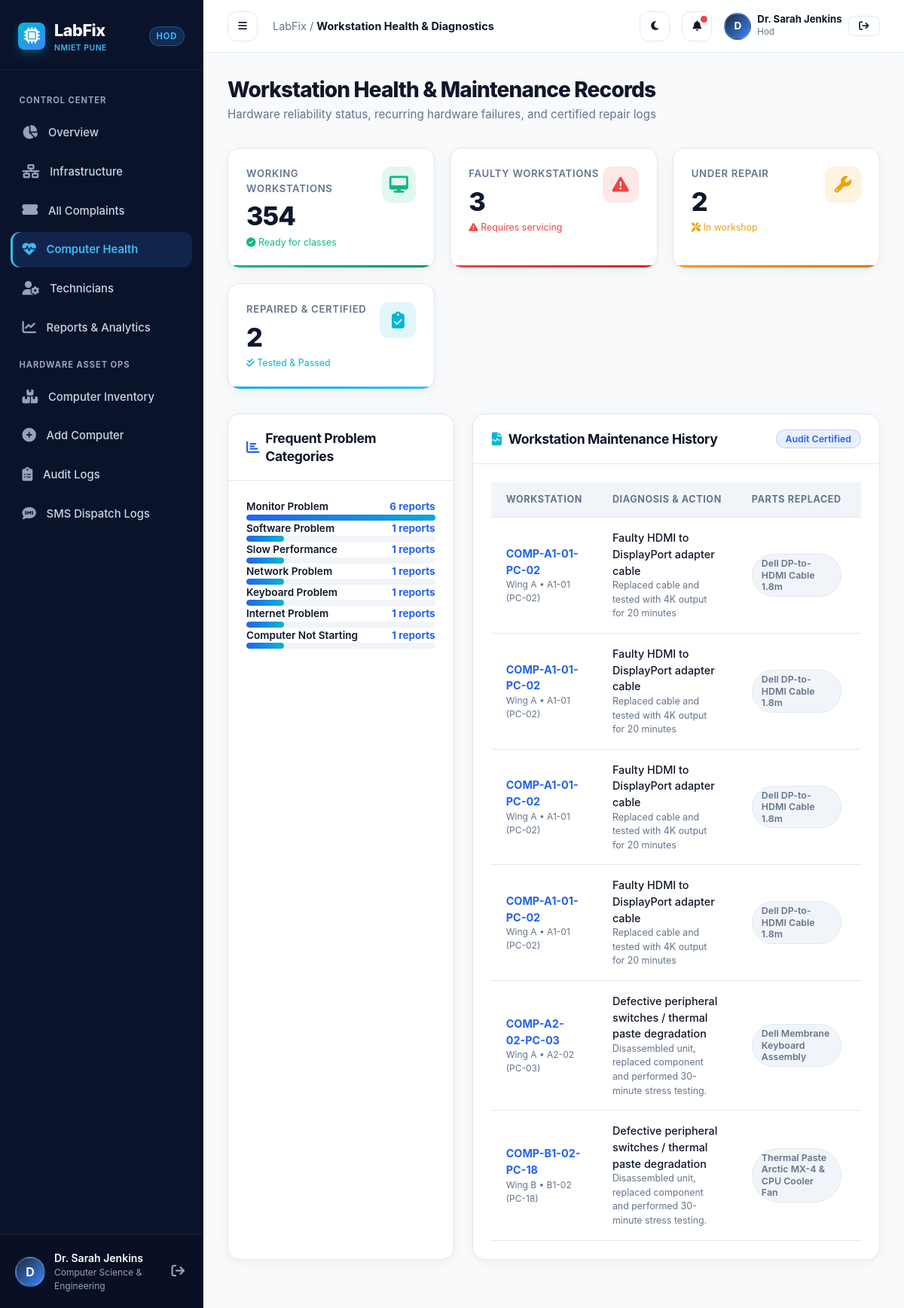
Page /hod/computer-health (signed in) on the committed database.
### tables this page shows
CREATE TABLE users (
        id INTEGER PRIMARY KEY AUTOINCREMENT,
        username TEXT UNIQUE NOT NULL,
        email TEXT UNIQUE NOT NULL,
        password_hash TEXT NOT NULL,
        full_name TEXT NOT NULL,
        role TEXT NOT NULL CHECK(role IN ('hod', 'faculty', 'technician')),
        department TEXT DEFAULT 'Computer Science',
        phone TEXT DEFAULT '',
        avatar_url TEXT DEFAULT '',
        created_at TIMESTAMP DEFAULT CURRENT_TIMESTAMP
    );

CREATE TABLE complaints (
        id INTEGER PRIMARY KEY AUTOINCREMENT,
        complaint_code TEXT UNIQUE NOT NULL,
        faculty_id INTEGER NOT NULL,
        computer_id INTEGER NOT NULL,
        problem_category TEXT NOT NULL,
        priority TEXT NOT NULL CHECK(priority IN ('Low', 'Medium', 'High', 'Critical')),
        description TEXT NOT NULL,
        attachment_filename TEXT,
        status TEXT NOT NULL DEFAULT 'Pending' 
            CHECK(status IN ('Pending', 'Accepted', 'In Progress', 'Resolved', 'Closed')),
        reported_at TIMESTAMP DEFAULT CURRENT_TIMESTAMP,
        accepted_at TIMESTAMP,
        resolved_at TIMESTAMP,
        assigned_technician_id INTEGER,
        FOREIGN KEY (faculty_id) REFERENCES users (id) ON DELETE CASCADE,
        FOREIGN KEY (computer_id) REFERENCES computers (id) ON DELETE CASCADE,
        FOREIGN KEY (assigned_technician_id) REFERENCES users (id) ON DELETE SET NULL
    );

CREATE TABLE maintenance_records (
        id INTEGER PRIMARY KEY AUTOINCREMENT,
        complaint_id INTEGER NOT NULL,
        computer_id INTEGER NOT NULL,
        technician_id INTEGER NOT NULL,
        diagnosis TEXT NOT NULL,
        action_taken TEXT NOT NULL,
        parts_replaced TEXT DEFAULT 'None',
        solution_description TEXT NOT NULL,
        repair_notes TEXT DEFAULT '',
        started_at TIMESTAMP DEFAULT CURRENT_TIMESTAMP,
        completed_at TIMESTAMP DEFAULT CURRENT_TIMESTAMP,
        verification_status TEXT DEFAULT 'Verified',
        FOREIGN KEY (complaint_id) REFERENCES complaints (id) ON DELETE CASCADE,
        FOREIGN KEY (computer_id) REFERENCES computers (id) ON DELETE CASCADE,
        FOREIGN KEY (technician_id) REFERENCES users (id) ON DELETE CASCADE
    );

CREATE TABLE computers (
        id INTEGER PRIMARY KEY AUTOINCREMENT,
        lab_id INTEGER NOT NULL,
        pc_number TEXT NOT NULL,
        computer_id_code TEXT UNIQUE NOT NULL,
        brand TEXT NOT NULL,
        model TEXT NOT NULL,
        serial_number TEXT UNIQUE NOT NULL,
        processor TEXT DEFAULT 'Intel Core i7-11700 2.50GHz',
        ram TEXT DEFAULT '16 GB DDR4',
        storage TEXT DEFAULT '512 GB NVMe SSD',
        os TEXT DEFAULT 'Windows 11 Pro 64-bit',
        installation_date DATE DEFAULT CURRENT_DATE,
        operational_status TEXT NOT NULL DEFAULT 'Working' 
            CHECK(operational_status IN ('Working', 'Fault Reported', 'Under Repair', 'Repaired', 'Decommissioned')),
        last_maintenance_date TIMESTAMP,
        decommissioned_at TIMESTAMP,
        decommission_reason TEXT,
        is_active INTEGER DEFAULT 1,
        FOREIGN KEY (lab_id) REFERENCES laboratories (id) ON DELETE RESTRICT,
        UNIQUE (lab_id, pc_number)
    );

CREATE TABLE wings (
        id INTEGER PRIMARY KEY AUTOINCREMENT,
        name TEXT UNIQUE NOT NULL,
        code TEXT UNIQUE NOT NULL,
        description TEXT DEFAULT ''
    );

CREATE TABLE laboratories (
        id INTEGER PRIMARY KEY AUTOINCREMENT,
        floor_id INTEGER NOT NULL,
        lab_code TEXT UNIQUE NOT NULL,
        name TEXT NOT NULL,
        capacity INTEGER DEFAULT 20,
        department TEXT DEFAULT 'Computer Science & Engineering',
        in_charge_faculty_id INTEGER,
        FOREIGN KEY (floor_id) REFERENCES floors (id) ON DELETE CASCADE,
        FOREIGN KEY (in_charge_faculty_id) REFERENCES users (id) ON DELETE SET NULL
    );

### routes/hod.py (the view)
@hod_bp.route('/computer-health')
@login_required
@role_required('hod')
def computer_health():
    user = get_current_user()
    working = Computer.get_all(status='Working')
    faulty = Computer.get_all(status='Fault Reported')
    under_repair = Computer.get_all(status='Under Repair')
    repaired = Computer.get_all(status='Repaired')
    decommissioned = Computer.get_all(status='Decommissioned')
    frequent_faults = query_db('''
        SELECT problem_category, COUNT(*) as count
        FROM complaints
        GROUP BY problem_category
        ORDER BY count DESC
    ''')
    recent_maintenance = query_db('''
        SELECT m.*, u.full_name as technician_name, c.complaint_code, c.problem_category, c.priority,
               cmp.computer_id_code, cmp.pc_number, l.lab_code, w.name as wing_name
        FROM maintenance_records m
        JOIN users u ON m.technician_id = u.id
        JOIN complaints c ON m.complaint_id = c.id
        JOIN computers cmp ON m.computer_id = cmp.id
        JOIN laboratories l ON cmp.lab_id = l.id
        JOIN floors f ON l.floor_id = f.id
        JOIN wings w ON f.wing_id = w.id
        ORDER BY m.completed_at DESC
        LIMIT 20
    ''')
    return render_template('hod/computer_health.html',
                           user=user,
                           working=working,
                           faulty=faulty,
                           under_repair=under_repair,
                           repaired=repaired,
                           decommissioned=decommissioned,
                           frequent_faults=frequent_faults,
                           recent_maintenance=recent_maintenance)

### templates/hod/computer_health.html (shortened to what this page needs)
{% extends 'base.html' %}
{% block breadcrumb %}Workstation Health & Diagnostics{% endblock %}
{% block content %}
<div class="page-header">
  <div>
    <h1 class="page-title">Workstation Health & Maintenance Records</h1>
    <p class="page-subtitle">Hardware reliability status, recurring hardware failures, and certified repair logs</p>
  </div>
</div>
<div class="stats-grid mb-4">
  <div class="stat-card stat-green">
    <div>
      <div class="stat-label">Working Workstations</div>
      <div class="stat-value animate-counter" data-target="{{ working|length }}">{{ working|length }}</div>
      <div class="stat-subtext text-success"><i class="fa-solid fa-circle-check me-1"></i> Ready for classes</div>
    </div>
    <div class="stat-icon green"><i class="fa-solid fa-desktop"></i></div>
  </div>
  <div class="stat-card stat-red">
    <div>
      <div class="stat-label">Faulty Workstations</div>
      <div class="stat-value animate-counter" data-target="{{ faulty|length }}">{{ faulty|length }}</div>
      <div class="stat-subtext text-danger"><i class="fa-solid fa-triangle-exclamation me-1"></i> Requires servicing</div>
    </div>
    <div class="stat-icon red"><i class="fa-solid fa-triangle-exclamation"></i></div>
  </div>
  <div class="stat-card stat-amber">
    <div>
      <div class="stat-label">Under Repair</div>
      <div class="stat-value animate-counter" data-target="{{ under_repair|length }}">{{ under_repair|length }}</div>
      <div class="stat-subtext text-warning"><i class="fa-solid fa-screwdriver-wrench me-1"></i> In workshop</div>
    </div>
    <div class="stat-icon amber"><i class="fa-solid fa-wrench"></i></div>
  </div>
  <div class="stat-card stat-cyan">
    <div>
      <div class="stat-label">Repaired & Certified</div>
      <div class="stat-value animate-counter" data-target="{{ repaired|length }}">{{ repaired|length }}</div>
      <div class="stat-subtext text-cyan"><i class="fa-solid fa-check-double me-1"></i> Tested & Passed</div>
    </div>
    <div class="stat-icon cyan"><i class="fa-solid fa-clipboard-check"></i></div>
  </div>
</div>
<div style="display: grid; grid-template-columns: 1fr 1.8fr; gap: 1.5rem; margin-bottom: 2rem;">
  <div class="card">
    <div class="card-header">
      <h3 class="card-title">
        <i class="fa-solid fa-chart-bar text-primary me-2"></i> Frequent Problem Categories
      </h3>
    </div>
    <div class="card-body">
      {% for f in frequent_faults %}
        <div class="mb-3">
          <div class="d-flex justify-content-between mb-1" style="font-size: 0.85rem;">
            <span class="fw-semibold text-main">{{ f.problem_category }}</span>
            <span class="fw-bold text-primary">{{ f.count }} reports</span>
          </div>
          <div style="height: 8px; border-radius: 999px; background: var(--bg-surface-secondary); overflow: hidden;">
            <div style="height: 100%; border-radius: 999px; background: linear-gradient(90deg, var(--primary), var(--cyan)); width: {{ (f.count * 20)|int }}%;"></div>
          </div>
        </div>
      {% else %}
        <p class="text-muted text-center p-3">No faults recorded yet.</p>
      {% endfor %}
    </div>
  </div>
  <div class="card">
    <div class="card-header">
      <h3 class="card-title">
        <i class="fa-solid fa-file-waveform text-cyan me-2"></i> Workstation Maintenance History
      </h3>
      <span class="badge badge-primary">Audit Certified</span>
    </div>
    <div class="card-body p-0">
      {% if recent_maintenance %}
        <div class="table-responsive">
          <table class="table">
            <thead>
              <tr>
                <th>Workstation</th>
                <th>Diagnosis & Action</th>
                <th>Parts Replaced</th>
                <th>Technician</th>
              </tr>
            </thead>
            <tbody>
              {% for m in recent_maintenance %}
                <tr>
                  <td>
                    <div class="fw-bold text-primary">{{ m.computer_id_code }}</div>
                    <div class="text-muted" style="font-size: 0.75rem;">{{ m.wing_name }} • {{ m.lab_code }} ({{ m.pc_number }})</div>
                  </td>
                  <td>
                    <div class="fw-medium text-main">{{ m.diagnosis }}</div>
                    <div class="text-muted" style="font-size: 0.775rem;">{{ m.action_taken }}</div>
                  </td>
                  <td>
                    <span class="badge badge-secondary">{{ m.parts_replaced or 'None' }}</span>
                  </td>
                  <td>
                  </td>
                </tr>
              {% endfor %}
            </tbody>
          </table>
        </div>
      {% else %}
        <div class="p-4 text-center text-muted">No maintenance records logged yet.</div>
      {% endif %}
    </div>
  </div>
</div>
{% endblock %}

### templates/base.html (shortened to what this page needs)
<!DOCTYPE html>
<html lang="en" data-theme="light">
<head>
  <link rel="stylesheet" href="https://cdnjs.cloudflare.com/ajax/libs/font-awesome/6.5.1/css/all.min.css">
  <link rel="stylesheet" href="{{ url_for('static', filename='css/style.css') }}">
  <link rel="stylesheet" href="{{ url_for('static', filename='css/dashboard.css') }}">
</head>
<body>
  <div class="dashboard-layout">
    {% include 'components/_sidebar.html' %}
    <div class="main-wrapper">
      <header class="topbar">
        <div class="topbar-left">
          <button id="sidebar-toggle-btn" class="icon-btn d-lg-none" title="Toggle Sidebar">
            <i class="fa-solid fa-bars"></i>
          </button>
          <div class="page-breadcrumb">
            <span>LabFix</span> / <strong>{% block breadcrumb %}Dashboard{% endblock %}</strong>
          </div>
        </div>
        <div class="topbar-right">
          <button id="theme-toggle-btn" class="icon-btn" title="Toggle Dark/Light Theme">
          </button>
          <div class="dropdown-wrapper">
            <button class="icon-btn dropdown-toggle" id="notification-btn" title="Notifications">
              <i class="fa-solid fa-bell"></i>
              <span class="notification-badge" id="notification-badge" style="display: {{ 'block' if unread_notifications_count > 0 else 'none' }};"></span>
            </button>
          </div>
          <div class="d-flex align-items-center gap-2 ps-2 border-start" style="border-color: var(--border-color) !important;">
            <div class="user-avatar" style="width: 36px; height: 36px; font-size: 0.85rem;">
              {{ current_user.full_name[:1] if current_user else 'U' }}
            </div>
            <div class="d-none d-sm-block text-start">
              <div style="font-size: 0.825rem; font-weight: 700; color: var(--text-main); line-height: 1.2;">
                {{ current_user.full_name if current_user else 'Guest' }}
              </div>
              <div style="font-size: 0.72rem; color: var(--text-muted); text-transform: capitalize;">
                {{ current_user.role if current_user else '' }}
              </div>
            </div>
            <a href="{{ url_for('auth.logout') }}" class="btn btn-outline btn-sm ms-2" title="Sign Out">
              <i class="fa-solid fa-arrow-right-from-bracket"></i>
            </a>
          </div>
        </div>
      </header>
      <main class="page-container">
        {% block content %}{% endblock %}
      </main>
    </div>
  </div>
</body>
</html>

### templates/components/_sidebar.html (shortened to what this page needs)
<aside class="sidebar">
  <div class="sidebar-header">
    <a href="/" class="brand-logo">
      <div class="brand-icon">
        <i class="fa-solid fa-microchip"></i>
      </div>
      <div>
        <span>LabFix</span>
        <div style="font-size: 0.65rem; color: #38bdf8; font-weight: 600; letter-spacing: 0.05em; text-transform: uppercase;">NMIET Pune</div>
      </div>
    </a>
    <span class="role-badge-pill">{{ current_user.role if current_user else 'Guest' }}</span>
  </div>
  <div class="sidebar-nav">
    {% if current_user and current_user.role == 'hod' %}
      <div class="nav-section-title">Control Center</div>
      <a href="{{ url_for('hod.dashboard') }}" class="nav-link {{ 'active' if request.endpoint == 'hod.dashboard' else '' }}">
        <i class="fa-solid fa-chart-pie"></i>
        <span>Overview</span>
      </a>
      <a href="{{ url_for('hod.infrastructure') }}" class="nav-link {{ 'active' if request.endpoint == 'hod.infrastructure' else '' }}">
        <i class="fa-solid fa-network-wired"></i>
        <span>Infrastructure</span>
      </a>
      <a href="{{ url_for('hod.complaints') }}" class="nav-link {{ 'active' if request.endpoint == 'hod.complaints' else '' }}">
        <i class="fa-solid fa-ticket-simple"></i>
        <span>All Complaints</span>
      </a>
      <a href="{{ url_for('hod.computer_health') }}" class="nav-link {{ 'active' if request.endpoint == 'hod.computer_health' else '' }}">
        <i class="fa-solid fa-heart-pulse"></i>
        <span>Computer Health</span>
      </a>
      <a href="{{ url_for('hod.technician_monitoring') }}" class="nav-link {{ 'active' if request.endpoint == 'hod.technician_monitoring' else '' }}">
        <i class="fa-solid fa-user-gear"></i>
        <span>Technicians</span>
      </a>
      <a href="{{ url_for('hod.reports') }}" class="nav-link {{ 'active' if request.endpoint == 'hod.reports' else '' }}">
        <i class="fa-solid fa-chart-line"></i>
        <span>Reports & Analytics</span>
      </a>
      <div class="nav-section-title">Hardware Asset Ops</div>
      <a href="{{ url_for('inventory.index') }}" class="nav-link {{ 'active' if request.blueprint == 'inventory' and request.endpoint == 'inventory.index' else '' }}">
        <i class="fa-solid fa-boxes-stacked"></i>
        <span>Computer Inventory</span>
      </a>
      <a href="{{ url_for('inventory.add') }}" class="nav-link {{ 'active' if request.endpoint == 'inventory.add' else '' }}">
        <i class="fa-solid fa-plus-circle"></i>
        <span>Add Computer</span>
      </a>
      <a href="{{ url_for('hod.audit_logs') }}" class="nav-link {{ 'active' if request.endpoint == 'hod.audit_logs' else '' }}">
        <i class="fa-solid fa-clipboard-list"></i>
        <span>Audit Logs</span>
      </a>
      <a href="{{ url_for('hod.sms_logs') }}" class="nav-link {{ 'active' if request.endpoint == 'hod.sms_logs' else '' }}">
        <i class="fa-solid fa-comment-sms"></i>
        <span>SMS Dispatch Logs</span>
      </a>
    {% endif %}
  </div>
  <div class="sidebar-footer">
    <div class="user-profile-mini">
      <div class="user-avatar">
        {{ current_user.full_name[:1] if current_user else 'U' }}
      </div>
      <div class="user-info-text">
        <div class="user-name">{{ current_user.full_name if current_user else 'Guest User' }}</div>
        <div class="user-role-label">{{ current_user.department if current_user else '' }}</div>
      </div>
      <a href="{{ url_for('auth.logout') }}" title="Logout" style="color: var(--slate-400); font-size: 1.1rem; padding: 4px;" class="ms-auto">
        <i class="fa-solid fa-arrow-right-from-bracket"></i>
      </a>
    </div>
  </div>
</aside>

### rows in the picture
users: role "HOD", full_name "D", full_name "Dr. Sarah Jenkins", department "Computer Science & Engineering", role "Hod"
complaints: problem_category "Software Problem", count "1", {{ (f.count * 20)|int }} 20 (drawn)
complaints: problem_category "Slow Performance", count "1", {{ (f.count * 20)|int }} 20 (drawn)
complaints: problem_category "Network Problem", count "1", {{ (f.count * 20)|int }} 20 (drawn)
complaints: problem_category "Keyboard Problem", count "1", {{ (f.count * 20)|int }} 20 (drawn)
complaints: problem_category "Internet Problem", count "1", {{ (f.count * 20)|int }} 20 (drawn)
complaints: problem_category "Computer Not Starting", count "1", {{ (f.count * 20)|int }} 20 (drawn)
maintenance_records: computer_id_code "COMP-A1-01-PC-02", wing_name "Wing A", lab_code "A1-01", pc_number "PC-02", diagnosis "Faulty HDMI to DisplayPort adapter cable", action_taken "Replaced cable and tested with 4K output for 20 minutes", parts_replaced "Dell DP-to-HDMI Cable 1.8m"
maintenance_records: computer_id_code "COMP-A1-01-PC-02", wing_name "Wing A", lab_code "A1-01", pc_number "PC-02", diagnosis "Faulty HDMI to DisplayPort adapter cable", action_taken "Replaced cable and tested with 4K output for 20 minutes", parts_replaced "Dell DP-to-HDMI Cable 1.8m"
maintenance_records: computer_id_code "COMP-A1-01-PC-02", wing_name "Wing A", lab_code "A1-01", pc_number "PC-02", diagnosis "Faulty HDMI to DisplayPort adapter cable", action_taken "Replaced cable and tested with 4K output for 20 minutes", parts_replaced "Dell DP-to-HDMI Cable 1.8m"
maintenance_records: computer_id_code "COMP-A1-01-PC-02", wing_name "Wing A", lab_code "A1-01", pc_number "PC-02", diagnosis "Faulty HDMI to DisplayPort adapter cable", action_taken "Replaced cable and tested with 4K output for 20 minutes", parts_replaced "Dell DP-to-HDMI Cable 1.8m"
maintenance_records: computer_id_code "COMP-A2-02-PC-03", wing_name "Wing A", lab_code "A2-02", pc_number "PC-03", diagnosis "Defective peripheral switches / thermal paste degradation", action_taken "Disassembled unit, replaced component and performed 30-minute stress testing.", parts_replaced "Dell Membrane Keyboard Assembly"
maintenance_records: computer_id_code "COMP-B1-02-PC-18", wing_name "Wing B", lab_code "B1-02", pc_number "PC-18", diagnosis "Defective peripheral switches / thermal paste degradation", action_taken "Disassembled unit, replaced component and performed 30-minute stress testing.", parts_replaced "Thermal Paste Arctic MX-4 & CPU Cooler Fan"

### other values in the picture
{{ working|length }} "354"
{{ faulty|length }} "3"
{{ under_repair|length }} "2"
{{ repaired|length }} "2"
{{ f.problem_category }} "Monitor Problem"
{{ f.count }} "6"
